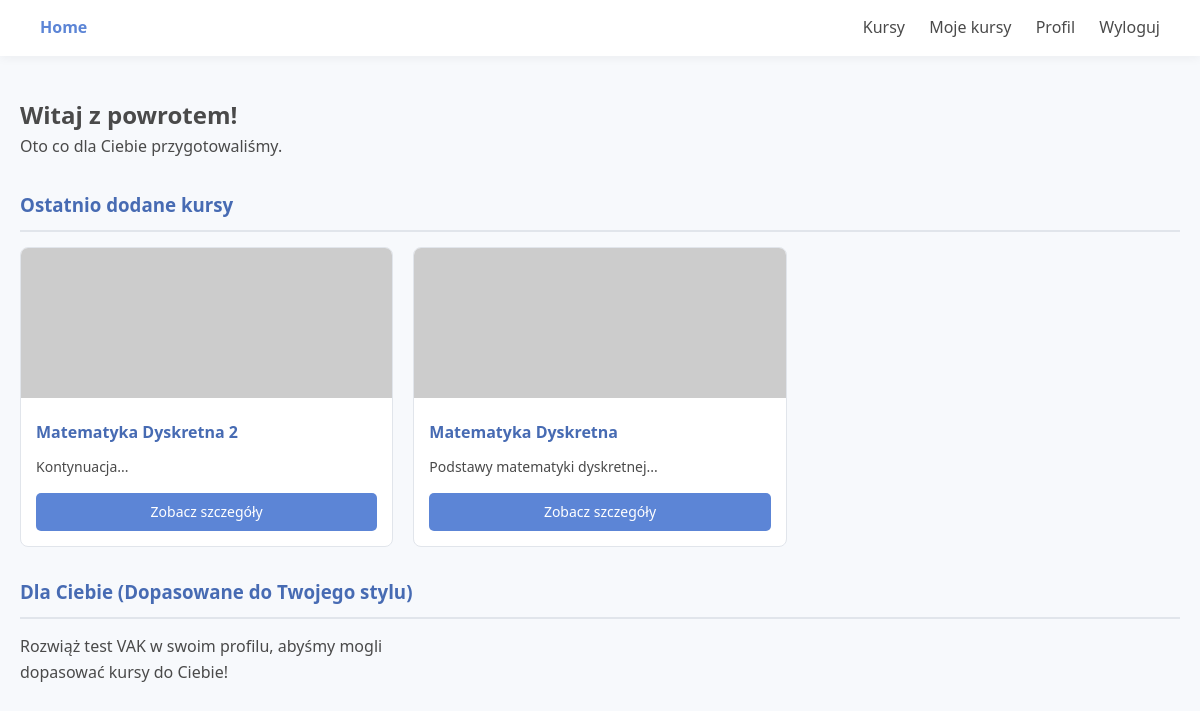
The app's page / (signed in) with its own data.
### tables this page shows
CREATE TABLE `kursy` (
  `id` int(11) NOT NULL,
  `id_nauczyciela` int(11) NOT NULL,
  `id_kategorii` int(11) NOT NULL,
  `tytul` varchar(100) NOT NULL,
  `opis` text NOT NULL,
  `obrazek` varchar(255) DEFAULT 'default_course.jpg',
  `styl_uczenia` enum('wzrokowiec','sluchowiec','kinestetyk') NOT NULL,
  `data_utworzenia` timestamp NOT NULL DEFAULT current_timestamp()
);

### index.php (the view, shortened to what this page needs)
<?php
require_once 'includes/db.php';
?>
<!DOCTYPE html>
<html lang="pl">
<head>
    <link rel="stylesheet" href="css/style.css">
</head>
<body>
    <?php include 'includes/navbar.php'; ?>
    <div class="container">
        <?php if(isset($_SESSION['user_id'])): ?>
            <div class="dashboard-header">
                <h2>Witaj z powrotem!</h2>
                <p>Oto co dla Ciebie przygotowaliśmy.</p>
            </div>
            <h3 class="section-title">Ostatnio dodane kursy</h3>
            <div class="courses-grid">
                <?php
                $stmt = $pdo->query("SELECT * FROM kursy ORDER BY data_utworzenia DESC LIMIT 3");
                $ostatnie_kursy = $stmt->fetchAll();
                if($ostatnie_kursy) {
                    foreach($ostatnie_kursy as $kurs) {
                        echo "<div class='course-card'>";
                        echo "<img src='img/" . htmlspecialchars($kurs['obrazek']) . "' alt='Obrazek kursu' class='course-img' onerror=\"this.src='https://via.placeholder.com/300x150?text=Kurs'\">";
                        echo "<div class='course-content'>";
                        echo "<h4>" . htmlspecialchars($kurs['tytul']) . "</h4>";
                        echo "<p>" . htmlspecialchars(substr($kurs['opis'], 0, 80)) . "...</p>";
                        echo "<a href='kursy.php' class='btn btn-small'>Zobacz szczegóły</a>";
                        echo "</div></div>";
                    }
                } else {
                    echo "<p>Brak nowych kursów w systemie.</p>";
                }
                ?>
            </div>
            <h3 class="section-title">Dla Ciebie (Dopasowane do Twojego stylu)</h3>
            <div class="courses-grid">
                <?php
                $user_id = $_SESSION['user_id'];
                $stmtUser = $pdo->prepare("SELECT styl_uczenia FROM uzytkownicy WHERE id = ?");
                $stmtUser->execute([$user_id]);
                $user = $stmtUser->fetch();
                if($user && $user['styl_uczenia']) {
                    $stmtDopasowane = $pdo->prepare("SELECT * FROM kursy WHERE styl_uczenia = ? LIMIT 3");
                    $stmtDopasowane->execute([$user['styl_uczenia']]);
                    $dopasowane_kursy = $stmtDopasowane->fetchAll();
                    if($dopasowane_kursy) {
                        foreach($dopasowane_kursy as $kurs) {
                            echo "<div class='course-card'>";
                            echo "<img src='img/" . htmlspecialchars($kurs['obrazek']) . "' alt='Obrazek kursu' class='course-img' onerror=\"this.src='https://via.placeholder.com/300x150?text=Kurs'\">";
                            echo "<div class='course-content'>";
                            echo "<h4>" . htmlspecialchars($kurs['tytul']) . "</h4>";
                            echo "<p>" . htmlspecialchars(substr($kurs['opis'], 0, 80)) . "...</p>";
                            echo "<a href='kursy.php' class='btn btn-small'>Zobacz szczegóły</a>";
                            echo "</div></div>";
                        }
                    } else {
                        echo "<p>Aktualnie brak kursów idealnie dopasowanych do Twojego profilu, sprawdź zakładkę Kursy.</p>";
                    }
                } else {
                    echo "<p>Rozwiąż test VAK w swoim profilu, abyśmy mogli dopasować kursy do Ciebie!</p>";
                }
                ?>
            </div>
        <?php endif; ?>
    </div>
</body>
</html>

### includes/navbar.php (shortened to what this page needs)
<nav class="navbar">
    <div class="nav-left">
        <?php if(isset($_SESSION['user_id'])): ?>
            <a href="index.php">Home</a>
        <?php else: ?>
            <a href="index.php">E-Learning Platform</a>
        <?php endif; ?>
    </div>
    <div class="nav-right">
        <?php if(isset($_SESSION['user_id'])): ?>
            <a href="kursy.php">Kursy</a>
            <a href="moje_kursy.php">Moje kursy</a>
            <a href="profil.php">Profil</a>
            <a href="logout.php">Wyloguj</a>
        <?php else: ?>
            <a href="cennik.php">Cennik</a>
            <a href="register.php">Zarejestruj</a>
            <a href="login.php">Zaloguj</a>
        <?php endif; ?>
    </div>
</nav>

### css/style.css (style rules this page uses)
:root { --bg-color: #f7f9fc; --text-color: #4a4a4a; --primary-color: #5c85d6; --primary-hover: #476bb3; --nav-bg: #ffffff; --card-bg: #ffffff; --border-color: #e1e5eb; --success-color: #66cc99; --danger-color: #e67373; }
* { box-sizing: border-box; margin: 0; padding: 0; font-family: 'Segoe UI', Tahoma, Geneva, Verdana, sans-serif; }
body { background-color: var(--bg-color); color: var(--text-color); line-height: 1.6; }
.navbar { display: flex; justify-content: space-between; align-items: center; background-color: var(--nav-bg); padding: 15px 40px; box-shadow: 0 2px 10px rgba(0, 0, 0, 0.05); }
.nav-left a, .nav-right a { text-decoration: none; color: var(--text-color); font-weight: 500; margin-left: 20px; transition: color 0.3s ease; }
.nav-left a { margin-left: 0; margin-right: 20px; font-weight: 600; color: var(--primary-color); }
.container { max-width: 1200px; margin: 40px auto; padding: 0 20px; }
.btn { display: inline-block; width: 100%; padding: 12px; background-color: var(--primary-color); color: white; border: none; border-radius: 5px; cursor: pointer; font-size: 16px; transition: background-color 0.3s; text-align: center; text-decoration: none; }
.section-title { margin: 30px 0 15px 0; color: var(--primary-hover); border-bottom: 2px solid var(--border-color); padding-bottom: 10px; }
.courses-grid { display: grid; grid-template-columns: repeat(auto-fill, minmax(300px, 1fr)); gap: 20px; }
.course-card { background: var(--card-bg); border: 1px solid var(--border-color); border-radius: 8px; overflow: hidden; transition: transform 0.3s; }
.course-img { width: 100%; height: 150px; object-fit: cover; }
.course-content { padding: 15px; }
.course-content h4 { margin-bottom: 10px; color: var(--primary-hover); }
.course-content p { font-size: 14px; color: var(--text-muted); margin-bottom: 15px; }
.btn-small { padding: 8px 15px; font-size: 14px; }

### records on screen
kursy: tytul "Matematyka Dyskretna 2", opis "Kontynuacja"
kursy: tytul "Matematyka Dyskretna", opis "Podstawy matematyki dyskretnej"
